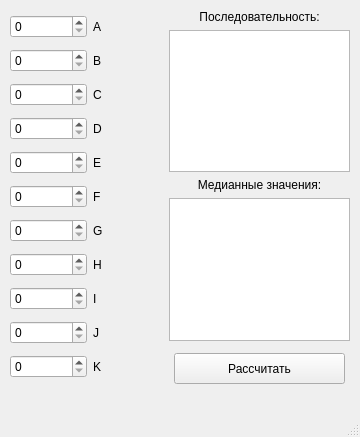
<?xml version="1.0" encoding="UTF-8"?>
<ui version="4.0">
 <class>MainWindow</class>
 <widget class="QMainWindow" name="MainWindow">
  <property name="geometry">
   <rect>
    <x>0</x>
    <y>0</y>
    <width>360</width>
    <height>437</height>
   </rect>
  </property>
  <property name="windowTitle">
   <string>MainWindow</string>
  </property>
  <widget class="QWidget" name="centralwidget">
   <widget class="QWidget" name="gridLayoutWidget">
    <property name="geometry">
     <rect>
      <x>10</x>
      <y>10</y>
      <width>160</width>
      <height>381</height>
     </rect>
    </property>
    <layout class="QGridLayout" name="gridLayout">
     <item row="1" column="1">
      <widget class="QLabel" name="label_3">
       <property name="text">
        <string>B</string>
       </property>
      </widget>
     </item>
     <item row="7" column="0">
      <widget class="QSpinBox" name="spinBox_8"/>
     </item>
     <item row="8" column="0">
      <widget class="QSpinBox" name="spinBox_9"/>
     </item>
     <item row="10" column="1">
      <widget class="QLabel" name="label_12">
       <property name="text">
        <string>K</string>
       </property>
      </widget>
     </item>
     <item row="3" column="0">
      <widget class="QSpinBox" name="spinBox_4"/>
     </item>
     <item row="9" column="0">
      <widget class="QSpinBox" name="spinBox_10"/>
     </item>
     <item row="5" column="0">
      <widget class="QSpinBox" name="spinBox_6"/>
     </item>
     <item row="4" column="1">
      <widget class="QLabel" name="label_6">
       <property name="text">
        <string>E</string>
       </property>
      </widget>
     </item>
     <item row="0" column="0">
      <widget class="QSpinBox" name="spinBox"/>
     </item>
     <item row="9" column="1">
      <widget class="QLabel" name="label_11">
       <property name="text">
        <string>J</string>
       </property>
      </widget>
     </item>
     <item row="4" column="0">
      <widget class="QSpinBox" name="spinBox_5"/>
     </item>
     <item row="6" column="0">
      <widget class="QSpinBox" name="spinBox_7"/>
     </item>
     <item row="6" column="1">
      <widget class="QLabel" name="label_8">
       <property name="text">
        <string>G</string>
       </property>
      </widget>
     </item>
     <item row="10" column="0">
      <widget class="QSpinBox" name="spinBox_11"/>
     </item>
     <item row="7" column="1">
      <widget class="QLabel" name="label_9">
       <property name="text">
        <string>H</string>
       </property>
      </widget>
     </item>
     <item row="2" column="0">
      <widget class="QSpinBox" name="spinBox_3"/>
     </item>
     <item row="1" column="0">
      <widget class="QSpinBox" name="spinBox_2"/>
     </item>
     <item row="3" column="1">
      <widget class="QLabel" name="label_5">
       <property name="text">
        <string>D</string>
       </property>
      </widget>
     </item>
     <item row="0" column="1">
      <widget class="QLabel" name="label_2">
       <property name="text">
        <string>A</string>
       </property>
      </widget>
     </item>
     <item row="5" column="1">
      <widget class="QLabel" name="label_7">
       <property name="text">
        <string>F</string>
       </property>
      </widget>
     </item>
     <item row="2" column="1">
      <widget class="QLabel" name="label_4">
       <property name="text">
        <string>C</string>
       </property>
      </widget>
     </item>
     <item row="8" column="1">
      <widget class="QLabel" name="label_10">
       <property name="text">
        <string>I</string>
       </property>
      </widget>
     </item>
    </layout>
   </widget>
   <widget class="QWidget" name="verticalLayoutWidget">
    <property name="geometry">
     <rect>
      <x>169</x>
      <y>10</y>
      <width>181</width>
      <height>331</height>
     </rect>
    </property>
    <layout class="QVBoxLayout" name="verticalLayout">
     <item>
      <widget class="QLabel" name="label">
       <property name="text">
        <string>Последовательность:</string>
       </property>
       <property name="alignment">
        <set>Qt::AlignCenter</set>
       </property>
      </widget>
     </item>
     <item alignment="Qt::AlignHCenter|Qt::AlignVCenter">
      <widget class="QTextEdit" name="textEdit"/>
     </item>
     <item>
      <widget class="QLabel" name="label_13">
       <property name="text">
        <string>Медианные значения:</string>
       </property>
       <property name="alignment">
        <set>Qt::AlignCenter</set>
       </property>
      </widget>
     </item>
     <item>
      <widget class="QTextEdit" name="textEdit_2"/>
     </item>
    </layout>
   </widget>
   <widget class="QPushButton" name="pushButton">
    <property name="geometry">
     <rect>
      <x>174</x>
      <y>353</y>
      <width>171</width>
      <height>31</height>
     </rect>
    </property>
    <property name="text">
     <string>Рассчитать</string>
    </property>
   </widget>
  </widget>
  <widget class="QMenuBar" name="menubar">
   <property name="geometry">
    <rect>
     <x>0</x>
     <y>0</y>
     <width>360</width>
     <height>22</height>
    </rect>
   </property>
  </widget>
  <widget class="QStatusBar" name="statusbar"/>
 </widget>
 <resources/>
 <connections/>
</ui>
